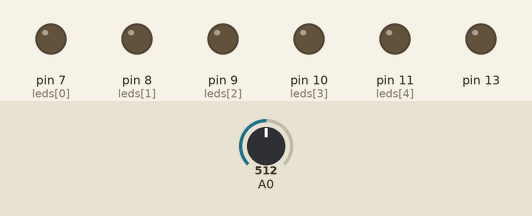
The sketch below on a simulated Arduino Uno, built with avr-gcc and run on an emulated ATmega328P. Shown: output pins drawn as LEDs (lit = HIGH). The test bench sets the inputs (shaded band); at power-on: A0 = 512.

Above: at 6.2 s.
6.3 s: A0 set to 493
At 7.1 s:
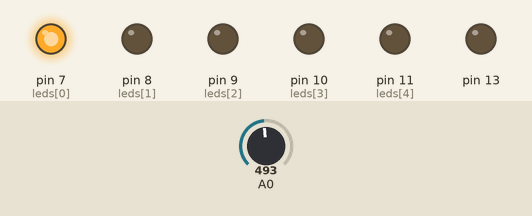
7.8 s: A0 set to 716
At 8.2 s:
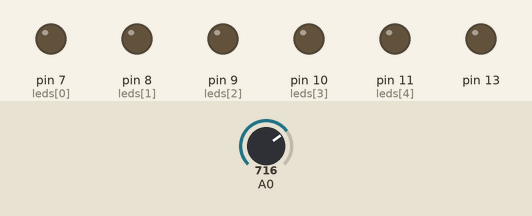
9.3 s: A0 set to 511
At 10.6 s:
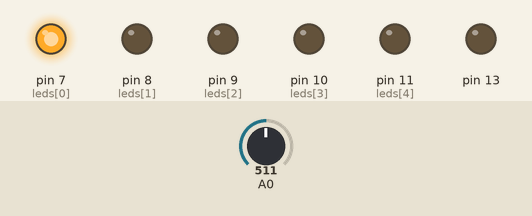
Timing chart, 0 to 12.3 s (numbered marks = the images above; inputs shaded):
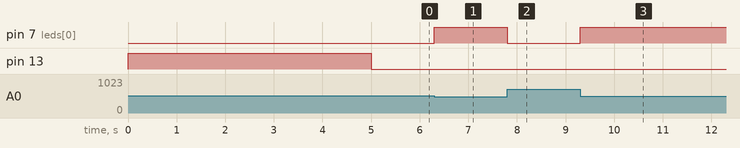

Measured:
- the behaviour switches between 512 and 511 on A0 (found by bisection; images 0 and 1)
- after the input at 6.3 s, pin 7 (leds[0]): LOW → HIGH at once
- after the input at 7.8 s, pin 7 (leds[0]): HIGH → LOW at once
- after the input at 9.3 s, pin 7 (leds[0]): LOW → HIGH at once

The sketch:

soundSensor.ino
```cpp
/*
*We're using a sound sensor with analog out and some LEDs to emulate a VU-meter.
*The LEDs will light up depending on the volume in the environment
*Use a higher number of LEDs for more impressive effects :)
*P.S. don't forget about 220ohm resistances
*/

int minim = 1023;
int maxim = 0;
int num;
int sum;

int leds[] = {7, 8, 9, 10, 11};

void setup() {
  pinMode(13, OUTPUT);
  digitalWrite(13, HIGH);

  while (millis() < 5000) {
    num = analogRead(A0);
    if (num > maxim)
      maxim = num;
    if (num < minim)
      minim = num;
  }

  digitalWrite(13, LOW);

  pinMode(7, OUTPUT);
  pinMode(8, OUTPUT);
  pinMode(9, OUTPUT);
  pinMode(10, OUTPUT);
  pinMode(11, OUTPUT);
  Serial.begin(9600);
}

void loop() {
  sum = 0;
  for(int i=0; i< 32; i++)
    sum += analogRead(A0);
  sum >>= 5;

  num = map(sum, minim, maxim, 0, 5);
  //Serial.println(sum); -optional, pentru debugging
  for(int i=0; i<5; i++)
    if(i >= num)
      digitalWrite(leds[i], LOW);
    else
      digitalWrite(leds[i], HIGH);

}
```
